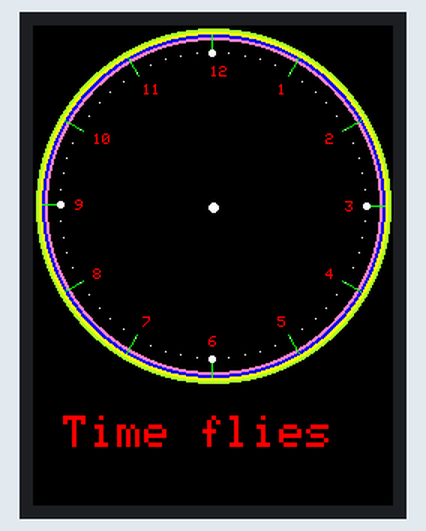
This program was run on a simulated Arduino Uno, built with avr-gcc and run on an emulated ATmega328P. Shown: 240×320 colour display. What the program prints to the serial monitor is not drawn.

Above: at 0.6 s.
At 5.6 s:
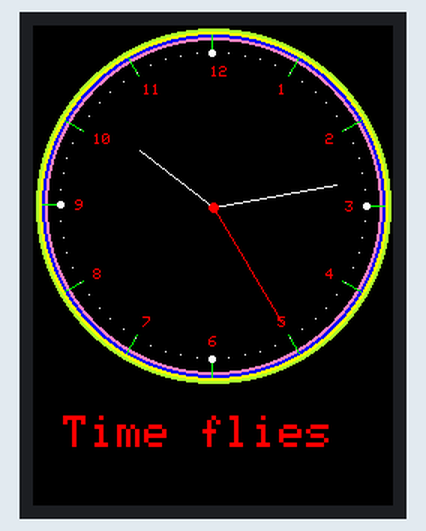
At 10.6 s:
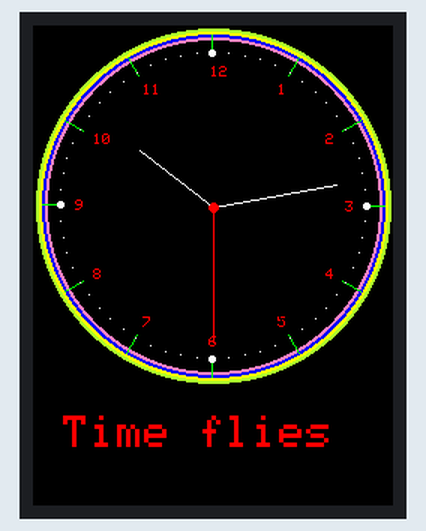
At 19.6 s:
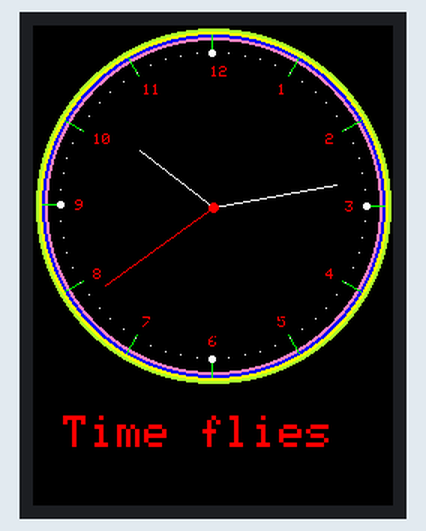
At 28.6 s:
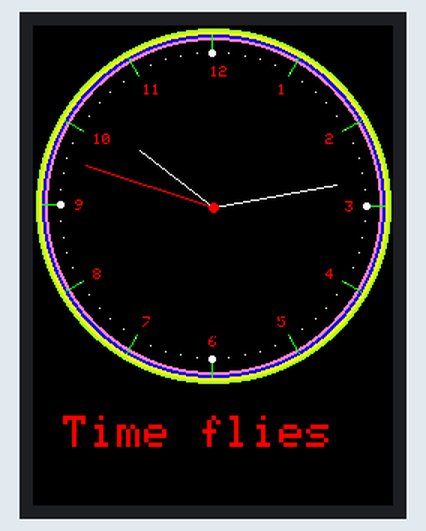
At 38.6 s:
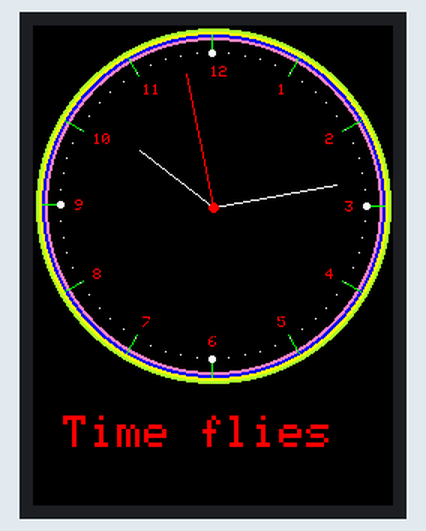

The program:

main.cpp
```cpp
#include <Arduino.h>

// UTFT_Demo_320x240
// Copyright (C)2015 Rinky-Dink Electronics, Henning Karlsen. All right reserved
// web: http://www.RinkyDinkElectronics.com/
//
// This program is a demo of how to use most of the functions
// of the library with a supported display modules.
//
// This demo was made for modules with a screen resolution
// of 320x240 pixels.
//
// This program requires the UTFT library.
//

//################################################
// GLUE class that implements the UTFT API
// replace UTFT include and constructor statements
// remove UTFT font declaration e.g. SmallFont
//################################################

#include <SPI.h>          // f.k. for Arduino-1.5.2
#include "Adafruit_GFX.h"// Hardware-specific library
#include <MCUFRIEND_kbv.h>
MCUFRIEND_kbv tft;

#define	TFT_BLACK   0x0000
#define	TFT_BLUE    0x001F
#define	TFT_RED     0xF800
#define	TFT_GREEN   0x07E0
#define TFT_CYAN    0x07FF
#define TFT_MAGENTA 0xF81F
#define TFT_YELLOW  0xFFE0
#define TFT_WHITE   0xFFFF
#define TFT_GREY    0x5AEB


float sx = 0, sy = 1, mx = 1, my = 0, hx = -1, hy = 0;    // Saved H, M, S x & y multipliers
float sdeg=0, mdeg=0, hdeg=0;
uint16_t osx=120, osy=120, omx=120, omy=120, ohx=120, ohy=120;  // Saved H, M, S x & y coords
uint16_t x0=0, x1=0, yy0=0, yy1=0;
uint32_t targetTime = 0;                    // for next 1 second timeout

static uint8_t conv2d(const char* p); // Forward declaration needed for IDE 1.6.x
uint8_t hh=conv2d(__TIME__), mm=conv2d(__TIME__+3), ss=conv2d(__TIME__+6);  // Get H, M, S from compile time

bool initial = 1;

// Declare which fonts we will be using
//extern uint8_t SmallFont[];      //GLUE defines as GFXFont ref

// Set the pins to the correct ones for your development shield
// ------------------------------------------------------------
// Arduino Uno / 2009:
// -------------------
// Standard Arduino Uno/2009 shield            : <display model>,A5,A4,A3,A2
// DisplayModule Arduino Uno TFT shield        : <display model>,A5,A4,A3,A2
//
// Arduino Mega:
// -------------------
// Standard Arduino Mega/Due shield            : <display model>,38,39,40,41
// CTE TFT LCD/SD Shield for Arduino Mega      : <display model>,38,39,40,41
//
// Remember to change the model parameter to suit your display module!
//UTFT myGLCD(ITDB32S,38,39,40,41);


void setup(void) {
  Serial.begin(9600);
    uint32_t when = millis();
    //    while (!Serial) ;   //hangs a Leonardo until you connect a Serial
    if (!Serial) delay(5000);           //allow some time for Leonardo
    Serial.println("Serial took " + String((millis() - when)) + "ms to start");
    //    tft.reset();                 //hardware reset
    uint16_t ID = tft.readID(); //
    Serial.print("ID = 0x");
    Serial.println(ID, HEX);
    if (ID == 0xD3D3) ID = 0x9481; // write-only shield
//    ID = 0x9329;                             // force ID
    tft.begin(ID);

  tft.fillScreen(TFT_BLACK);
  //tft.fillScreen(TFT_RED);
  //tft.fillScreen(TFT_GREEN);
  //tft.fillScreen(TFT_BLUE);
  //tft.fillScreen(TFT_BLACK);
  //tft.fillScreen(TFT_GREY);

  tft.setTextColor(TFT_WHITE, TFT_GREY);  // Adding a background colour erases previous text automatically

  // Draw clock face
  tft.fillCircle(120, 120, 118, TFT_GREENYELLOW);
  tft.fillCircle(120, 120, 116, TFT_YELLOW);
  tft.fillCircle(120, 120, 114, TFT_BLUE);
  tft.fillCircle(120, 120, 112, TFT_PINK);
  tft.fillCircle(120, 120, 110, TFT_BLACK);

  // Draw 12 lines
  for(int i = 0; i<360; i+= 30) {
    sx = cos((i-90)*0.0174532925);
    sy = sin((i-90)*0.0174532925);
    x0 = sx*114+120;
    yy0 = sy*114+120;
    x1 = sx*100+120;
    yy1 = sy*100+120;

    tft.drawLine(x0, yy0, x1, yy1, TFT_GREEN);
  }

  // Draw 60 dots
  for(int i = 0; i<360; i+= 6) {
    sx = cos((i-90)*0.0174532925);
    sy = sin((i-90)*0.0174532925);
    x0 = sx*102+120;
    yy0 = sy*102+120;
    // Draw minute markers
    tft.drawPixel(x0, yy0, TFT_WHITE);

    // Draw main quadrant dots
    if(i==0 || i==180) tft.fillCircle(x0, yy0, 2, TFT_WHITE);
    if(i==90 || i==270) tft.fillCircle(x0, yy0, 2, TFT_WHITE);
  }

  // Menggambar angka 1-12 sebagai jam analog
  for (int i = 1; i <= 12; ++i) {
    // Menghitung posisi titik tengah untuk setiap angka
    int centerX = tft.width() / 2;
    int centerY = tft.height() / 2;
    float angle = radians((i - 3) * 30);  // Menghitung sudut untuk masing-masing angka (mulai dari 1 jam)
    int x = centerX +8 + cos(angle) * 90;  // Jarak dari pusat untuk menggambar angka (disesuaikan dengan radius yang diinginkan)
    int y = centerY -33 + sin(angle) * 90;

    // Menulis angka ke layar TFT
    tft.setTextColor(TFT_RED, TFT_BLACK);
    tft.setTextSize(1);
    tft.setCursor(x - 10, y - 10);  // Penyesuaian posisi teks agar berada di tengah angka
    tft.print(i);
    }
  ///////////////////////////////////

  tft.fillCircle(120, 121, 3, TFT_WHITE);

  // Draw text at position 120,260 using fonts 4
  // Only font numbers 2,4,6,7 are valid. Font 6 only contains characters [space] 0 1 2 3 4 5 6 7 8 9 : . - a p m
  // Font 7 is a 7 segment font and only contains characters [space] 0 1 2 3 4 5 6 7 8 9 :
  tft.setTextColor(TFT_RED, TFT_BLACK);
  tft.setTextSize(3);
  tft.setCursor(20, 260);
  tft.println("Time flies");

  targetTime = millis() + 1000;
}

void loop() {
  if (targetTime < millis()) {
    targetTime += 1000;
    ss++;              // Advance second
    if (ss==60) {
      ss=0;
      mm++;            // Advance minute
      if(mm>59) {
        mm=0;
        hh++;          // Advance hour
        if (hh>23) {
          hh=0;
        }
      }
    }

    // Pre-compute hand degrees, x & y coords for a fast screen update
    sdeg = ss*6;                  // 0-59 -> 0-354
    mdeg = mm*6+sdeg*0.01666667;  // 0-59 -> 0-360 - includes seconds
    hdeg = hh*30+mdeg*0.0833333;  // 0-11 -> 0-360 - includes minutes and seconds
    hx = cos((hdeg-90)*0.0174532925);
    hy = sin((hdeg-90)*0.0174532925);
    mx = cos((mdeg-90)*0.0174532925);
    my = sin((mdeg-90)*0.0174532925);
    sx = cos((sdeg-90)*0.0174532925);
    sy = sin((sdeg-90)*0.0174532925);

    if (ss==0 || initial) {
      initial = 0;
      // Erase hour and minute hand positions every minute
      tft.drawLine(ohx, ohy, 120, 121, TFT_BLACK);
      ohx = hx*62+121;
      ohy = hy*62+121;
      tft.drawLine(omx, omy, 120, 121, TFT_BLACK);
      omx = mx*84+120;
      omy = my*84+121;
    }

      // Redraw new hand positions, hour and minute hands not erased here to avoid flicker
      tft.drawLine(osx, osy, 120, 121, TFT_BLACK);
      osx = sx*90+121;
      osy = sy*90+121;
      tft.drawLine(osx, osy, 120, 121, TFT_RED);
      tft.drawLine(ohx, ohy, 120, 121, TFT_WHITE);
      tft.drawLine(omx, omy, 120, 121, TFT_WHITE);
      tft.drawLine(osx, osy, 120, 121, TFT_RED);

    tft.fillCircle(120, 121, 3, TFT_RED);
  }
}

static uint8_t conv2d(const char* p) {
  uint8_t v = 0;
  if ('0' <= *p && *p <= '9')
    v = *p - '0';
  return 10 * v + *++p - '0';
}
```

Measured:
- what the display in image 1 shows lasts 1.0 s, from 5.6 s to 6.6 s
